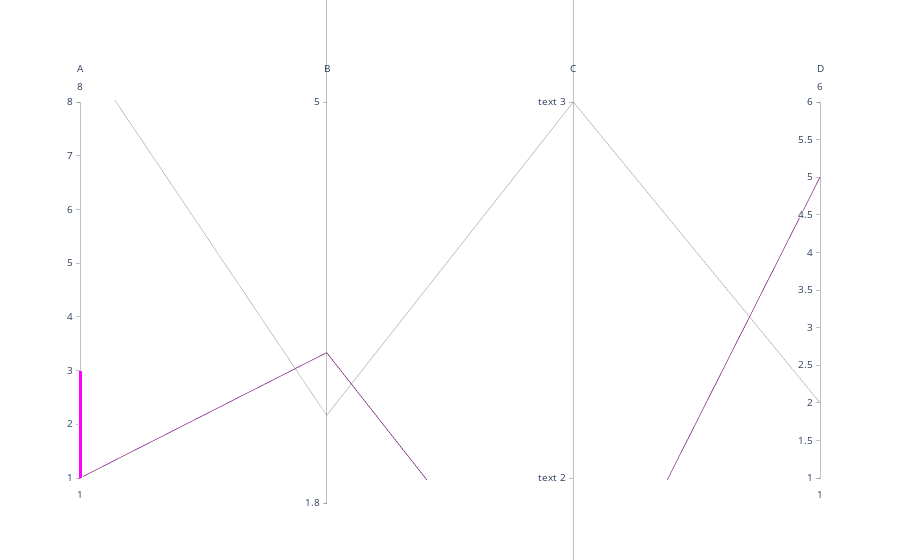

Notebook source saved alongside this figure:
### Code cell
import plotly.graph_objects as go
import pandas as pd
df = pd.read_csv("https://raw.githubusercontent.com/bcdunbar/datasets/master/iris.csv")
df.head();
fig = go.Figure(data = go.Parcoords(line_color = 'purple',
                       dimensions = list([dict(range = [1,8],constraintrange = [1,3], label = 'A', values = [1,9]),
                                    dict(range = [2,5],tickvals = [1.8,6,5],label = 'B', values = [3,2.5]),
                                    dict(range = [3,5],tickvals = [1,3,5,6],label = 'C', values = [2,5],
                                    ticktext = ['text 1', 'text 2', 'text 3', 'text 4']),
                                    dict(range = [1,6],label = 'D', values = [5,2])])))
fig.show()

### Figure 1 — Plotly figure (JSON) as saved in the notebook; plotly's stock layout.template omitted (floating-point values rounded to 4 significant figures)
{"data": [{"dimensions": [{"constraintrange": [1, 3], "label": "A", "range": [1, 8], "values": [1, 9]}, {"label": "B", "range": [2, 5], "tickvals": [1.8, 6, 5], "values": [3, 2.5]}, {"label": "C", "range": [3, 5], "ticktext": ["text 1", "text 2", "text 3", "text 4"], "tickvals": [1, 3, 5, 6], "values": [2, 5]}, {"label": "D", "range": [1, 6], "values": [5, 2]}], "line": {"color": "purple"}, "type": "parcoords"}], "layout": {}}
